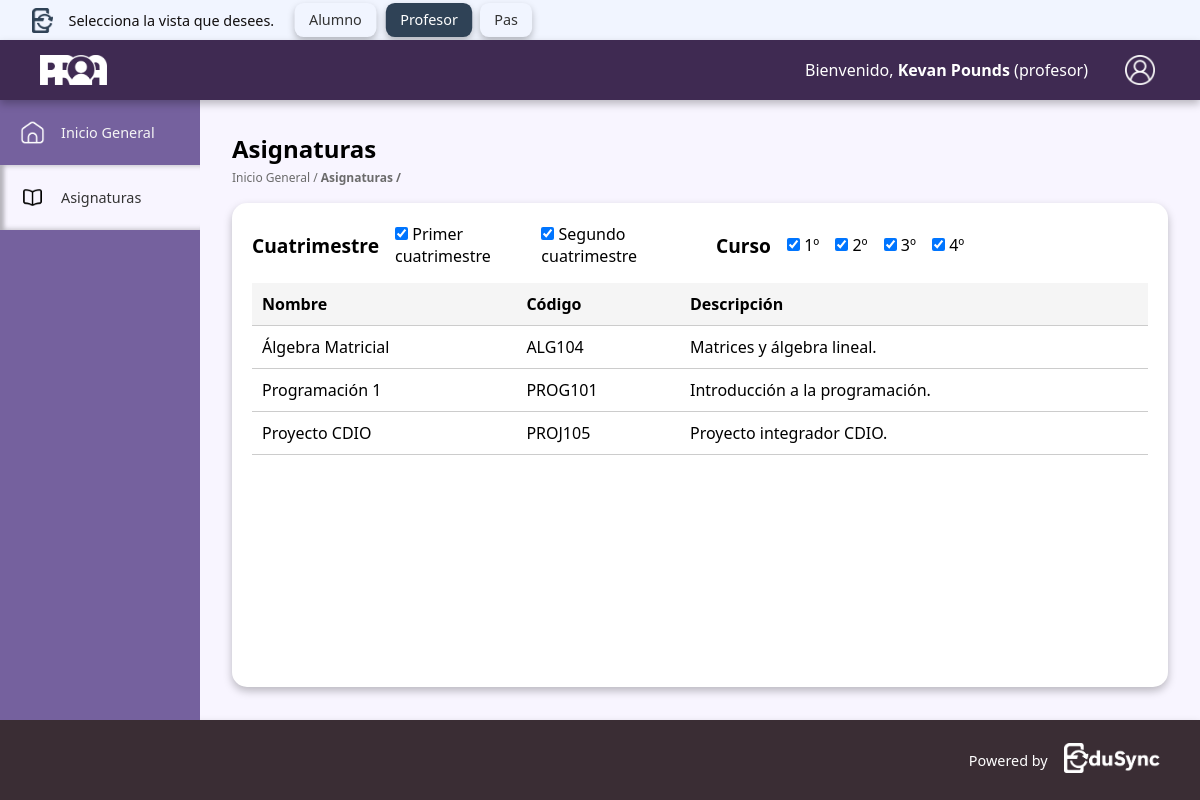
The app's page /src/app/proa/profeAlumno/asignaturas.php (signed in) with its own data.
### tables this page shows
CREATE TABLE `asignaturas` (
  `id_asignatura` int(11) NOT NULL,
  `nombre` varchar(100) DEFAULT NULL,
  `codigo` varchar(20) DEFAULT NULL,
  `descripcion` text DEFAULT NULL,
  `tipo_titulacion` enum('Grado','Doble Grado','Máster') DEFAULT NULL,
  `curso` enum('1','2','3','4') DEFAULT NULL,
  `cuatrimestre` enum('1','2') DEFAULT NULL,
  `objetivo_asignatura` text DEFAULT NULL,
  `informacion_extra` text DEFAULT NULL,
  `grupo_id` varchar(10) NOT NULL
);

### src/app/includes/proaInc/proaProfesores/asignaturas.inc (the view, shortened to what this page needs)
<?php
include __DIR__ . '/../../conexion.inc';
$dni_usuario   = $_SESSION['dni'] ?? '';
$stmt = $conn_proa->prepare("SELECT rol_id FROM usuarios WHERE dni = ?");
$stmt->bind_param("s", $dni_usuario);
$stmt->execute();
$res = $stmt->get_result();
$row = $res->fetch_assoc();
$rol = $row['rol_id'];
if ($rol === 'profesor') {
    $query = "
        SELECT a.id_asignatura, a.nombre, a.codigo, a.descripcion, a.curso, a.cuatrimestre
        FROM asignaturas a
        JOIN profesores_asignaturas pa ON a.id_asignatura = pa.id_asignatura
        WHERE pa.dni_profesor = ?
        ORDER BY a.nombre
    ";
} else if ($rol === 'alumno') {
    $query = "
        SELECT a.id_asignatura, a.nombre, a.codigo, a.descripcion, a.curso, a.cuatrimestre
        FROM asignaturas a
        JOIN alumnos_asignaturas aa ON a.id_asignatura = aa.id_asignatura
        WHERE aa.dni_alumno = ?
        ORDER BY a.nombre
    ";
} else {
    die("Rol no válido para consultar asignaturas");
}
$stmt = $conn_proa->prepare($query);
$stmt->bind_param("s", $dni_usuario);
$stmt->execute();
$result = $stmt->get_result();
?>
<div class="filtros-asignaturas">
    <div class="filtros-cuatrimestre">
        <label class="textofiltros">Cuatrimestre</label>
        <label><input type="checkbox" name="cuatrimestre" value="1" checked> Primer cuatrimestre</label>
        <label><input type="checkbox" name="cuatrimestre" value="2" checked> Segundo cuatrimestre</label>
    </div>
    <div class="filtros-curso">
        <label class="textofiltros">Curso</label>
        <label><input type="checkbox" name="curso" value="1" checked> 1º</label>
        <label><input type="checkbox" name="curso" value="2" checked> 2º</label>
        <label><input type="checkbox" name="curso" value="3" checked> 3º</label>
        <label><input type="checkbox" name="curso" value="4" checked> 4º</label>
    </div>
</div>
<table class="tabla-entregas" id="asignaturas">
    <thead>
    <tr>
        <th>Nombre</th>
        <th>Código</th>
        <th>Descripción</th>
    </tr>
    </thead>
    <tbody>
    <?php if ($result->num_rows > 0): ?>
        <?php while ($row = $result->fetch_assoc()): ?>
        <tr
            data-curso="<?= htmlspecialchars($row['curso']) ?>"
            data-cuatrimestre="<?= htmlspecialchars($row['cuatrimestre']) ?>"
            onclick="window.location.href='inicioAsignatura.php?id=<?= urlencode($row['id_asignatura']) ?>'"
            style="cursor:pointer;"
        >
                <td><?= htmlspecialchars($row['nombre']) ?></td>
                <td><?= htmlspecialchars($row['codigo']) ?></td>
                <td><?= htmlspecialchars($row['descripcion']) ?></td>
            </tr>
        <?php endwhile; ?>
    <?php else: ?>
        <tr><td colspan="3">No tienes asignaturas asignadas.</td></tr>
    <?php endif; ?>
    </tbody>
</table>

### src/css/proaCSS/estilosBaseProa.css (style rules this page uses)
html { scroll-behavior: smooth; }
* { margin: 0; padding: 0; }
*, *::before, *::after { box-sizing: border-box; }
input, button, textarea, select { font: inherit; }
body { transition: all 0.3s ease-in-out; font-family: 'Segoe UI', Tahoma, Geneva, Verdana, sans-serif; background-color: var(--color-fondo); display: grid; grid-template-areas: "header header" "sidebar contenido" "footer footer"; grid-template-columns: var(--ancho-sidebar) 1fr; grid-template-rows: var(--altura-header) 1fr var(--altura-footer); min-height: 100vh; }
:root { --color-principal: #3f2a52; --color-principal-claro: #75619e; --color-principal-muy-claro: #beaed8; --color-principal-oscuro: #3a2d34; --color-fondo: #f8f5ff; --color-blanco: #ffffff; --color-gris-claro: #f5f5f5; --color-borde: #75619e; --color-texto: #333333; --color-texto-claro: #6b6b6b; --sombra-generica: 0px 4px 8px 0px rgba(0, 0, 0, 0.25); --sombra-interior: inset 0px 4px 4px rgba(0, 0, 0, 0.25); --altura-header: 60px; --altura-footer: 80px; --ancho-sidebar: 200px; --header-selector: 40px; --color-primario-edusync: #0D273D; --color-secundario-edusync: #2F4256; --color-fondo-edusync: #F1F5FF; --color-texto-edusync: #333333; --color-texto-claro-edusync: #FFFFFF; --color-boton-edusync: #2F4256; --color-boton-hover-edusync: #3D5166; }

### src/css/proaCSS/asignaturas.css (style rules this page uses)
.filtros-asignaturas { display: flex; gap: 2rem; justify-content: space-between; flex-wrap: nowrap; width: 100%; }
.filtros-cuatrimestre, .filtros-curso { flex: 1; display: flex; gap: 1rem; align-items: center; }
.tabla-entregas { width: 100%; border-collapse: collapse; margin-top: 1em; font-size: 16px; }
.tabla-entregas th, .tabla-entregas td { padding: 10px; border-bottom: 1px solid #ccc; text-align: left; cursor:pointer; }
.tabla-entregas th { background-color: #f5f5f5; }
.textofiltros { font-weight: bold; font-size: 1.2rem; }

### records on screen
asignaturas: nombre "Álgebra Matricial", codigo "ALG104", descripcion "Matrices y álgebra lineal."
asignaturas: nombre "Programación 1", codigo "PROG101", descripcion "Introducción a la programación."
asignaturas: nombre "Proyecto CDIO", codigo "PROJ105", descripcion "Proyecto integrador CDIO."

### other values on screen
$userdata['nombre'] "Kevan"
$userdata['apellido1'] "Pounds"
$userdata['rol'] "profesor"
